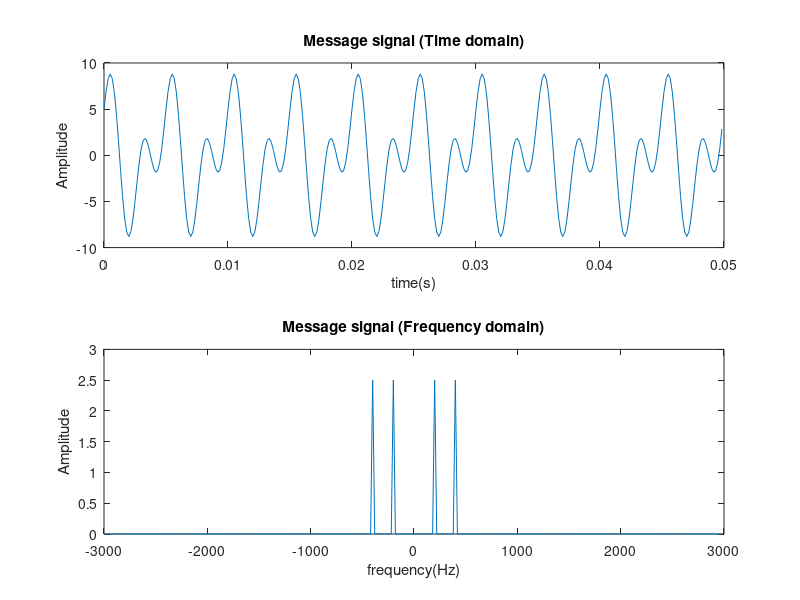

Recreate this plot in MATLAB. (Note: this script raises an error after producing the figure.)
%Code to performing DSB_SC
%Coded by S U Swakath
%% --------- Generating message signal ----------------
clc;clear all;close all;
fm = 200 ; %Message signal frequency in Hz
fs = 6000; %Sampling frequency in Hz
T = 1/fm; %Message signal time period in s
nCycles = 10; %Number of cycles of message signal
t = 0:1/fs:((T*nCycles)-(1/fs));
Am = 5; %Message signal amplitude

ym = Am*sin(2*pi*2*fm*t)+ Am*cos(2*pi*fm*t);  %Message signal

%% --------Frequency and Time domain Plot of Message signal-----------
%computing frequency domain representation of ym
Ym_fft = fftshift(fft(ym))/length(ym); %dft of message signal
Nfft = length(Ym_fft); %N value of N point dft
f = fs*(-Nfft/2:Nfft/2-1)/Nfft; %frequency vector for plot

%time domain plot plot of message signal
figure(1)
subplot(2,1,1)
plot(t,ym)
title("Message signal (Time domain)")
xlabel("time(s)")
ylabel("Amplitude")

%frequency domain plot of message signal
subplot(2,1,2)
plot(f,abs(Ym_fft))
title("Message signal (Frequency domain)")
xlabel("frequency(Hz)")
ylabel("Amplitude")

%% -----------Performing AM Modulation--------------- 
Ac = 10; %Carrier wave amplitude
fc = 1000; %Carrier wave frequency in Hz
[yc,carrier] = modulation(ym,Ac,fc,t); %Computing modulated signal 
%yc = awgn(yc,10,'measured'); %(For adding additive gaussian noise)
Yc_fft = fftshift(fft(yc))/length(yc);%modulated signal dft

%plotting Passband signal time domain and frequency domain plots
figure(2)
subplot(2,1,1)
plot(t,yc,'b')
hold on
plot(t,ym,'r')
hold off
title("Modulated signal (Time domain)")
xlabel("time(s)")
ylabel("Amplitude")
legend("Modulated signal", "Message signal");

subplot(2,1,2)
plot(f,abs(Yc_fft))
title("Modulated signal (Frequency domain)")
xlabel("frequency(Hz)")
ylabel("Amplitude")

figure(3)
plot(t,carrier);
title('Carrier Signal (Time domain)')
xlabel('time(s)')
ylabel('Amplitude')

%% -----------Performing AM demodulation--------
demodulatedSignal = demodulation(yc,Ac,fc,fs,t); %computing received signal
demodulatedSignal_fft = fftshift(fft(demodulatedSignal));
demodulatedSignal_fft = demodulatedSignal_fft/length(demodulatedSignal);

%plotting received signal, time domain and frequency domain plots
figure(4)
subplot(2,1,1)
plot(t,demodulatedSignal);
title("Demodulated Signal (Time domain)");
xlabel("time(s)");
ylabel("Amplitude");
subplot(2,1,2)
plot(f,abs(demodulatedSignal_fft))
title("Demodulated Signal (Frequency domain)");
xlabel("frequency(Hz)");
ylabel("Amplitude");

disp('computation completed')

%% --------------- Functions ------------------
function [modulatedSignal,carrierSignal] = modulation(signal,Ac,fc,t)
%This function takes a signal in time domain signal and computes its
%corresponding modulatedSignal using DSB-SC modulation scheme.
%To compute the modulatedSignal the function takes, carrier wave 
%frequency(fc) in Hz and time vector (t) in s and carrier wave amplitude Ac
    modulatedSignal = Ac*(signal).*(cos(2*pi*fc*t));
    carrierSignal = Ac*(cos(2*pi*fc*t));
end

function [demodulatedSignal] = demodulation(passbandSignal,Ac,fc,fs,t)
%This function takes passbandSignal of DSB-SC modulation  
%and demodulates the signal using coherent detection.
%The carrier frequency is fc. A 4th order butterworth filter is used as 
%a low pass filter with cutoff as fc. Finally gain is eliminated 
%to generate the original signal.
    temp = 2*passbandSignal.*cos(2*pi*fc*t); %coherent detection
    [b,a] = butter(4,fc*2/(fs),'low'); %butterworth filter
    demodulatedSignal = filter(b,a,temp); %applying filter
    demodulatedSignal = demodulatedSignal/Ac; %eliminating gain
end
